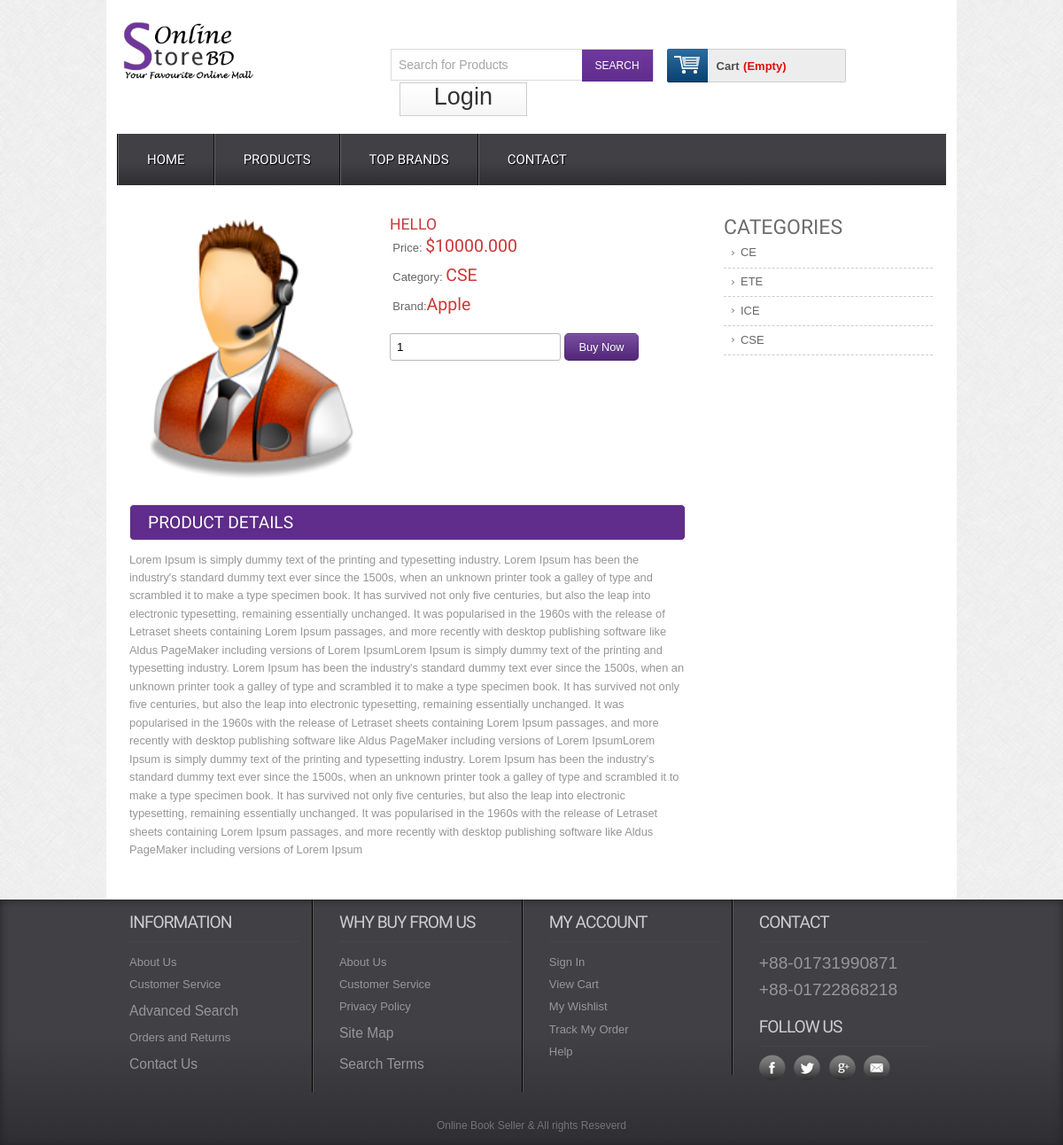
/preview.php?proid=21, run on the app's committed database.
### tables this page shows
CREATE TABLE `tbl_product` (
  `productId` int(11) NOT NULL,
  `productName` varchar(255) NOT NULL,
  `catId` int(11) NOT NULL,
  `brandId` int(11) NOT NULL,
  `body` text NOT NULL,
  `price` float(10,3) NOT NULL,
  `image` varchar(255) NOT NULL,
  `type` tinyint(4) NOT NULL DEFAULT '0'
);

CREATE TABLE `tbl_category` (
  `catId` int(11) NOT NULL,
  `catName` varchar(255) NOT NULL
);

CREATE TABLE `tbl_brand` (
  `brandId` int(11) NOT NULL,
  `brandName` varchar(255) NOT NULL
);

### classes/cart.php (called while the page is built, shortened)
<?php
	$filepath = realpath(dirname(__FILE__));
	include_once ($filepath.'/../lib/database.php');
?>
<?php
	class Cart{
		private $db;
		public function __construct()
		{
			$this->db = new Database();
		}
		public function chCarkTable(){
			$sId = session_id();
			$query = "select * from tbl_cart where sId= '$sId'";
			$result = $this->db->select($query);
			return $result;
		}
	}
?>

### lib/database.php (called while the page is built, shortened)
<?php
Class Database{
   public $host   = DB_HOST;
   public $user   = DB_USER;
   public $pass   = DB_PASS;
   public $dbname = DB_NAME;
   public $link;
private function connectDB(){
     $this->link = new mysqli($this->host, $this->user, $this->pass, $this->dbname);
 }
public function select($query){
      $result = $this->link->query($query) or die($this->link->error.__LINE__);
      if($result->num_rows > 0){
        return $result;
      } else {
        return false;
      }
 }
}

### lib/session.php (called while the page is built, shortened)
<?php
class Session{
 public static function get($key){
      if (isset($_SESSION[$key])) {
       return $_SESSION[$key];
      } else {
       return false;
      }
 }
}
?>

### classes/product.php (called while the page is built, shortened)
<?php
	$filepath = realpath(dirname(__FILE__));
	include_once ($filepath.'/../lib/database.php');
?>
<?php
	class Product
	{
		private $db;
		public function __construct()
		{
			$this->db = new Database();
		}
		public function getSingleProduct($id){
			$query = "SELECT p.*, c.catName, b.brandName
					FROM tbl_product as p, tbl_category as c, tbl_brand as b
					WHERE p.catId = c.catId AND p.brandId = b.brandId AND p.productId= '$id'";
			$result = $this->db->select($query);
			return $result;
		}
	}
?>

### classes/category.php (called while the page is built, shortened)
<?php
	$filepath = realpath(dirname(__FILE__));
	include_once ($filepath.'/../lib/database.php');
?>
<?php
	class Category
	{
		private $db;
		public function __construct()
		{
			$this->db = new Database();
		}
		public function getAllCat(){
			$query = "select * from tbl_category order by catId desc";
			$result = $result = $this->db->select($query);
			return $result;
		}
	}
?>

### preview.php (the view, shortened to what this page needs)
<?php include 'inc/header.php'; ?>
<?php
    if (!isset($_GET['proid']) || $_GET['proid'] == NULL) {
        echo "<script>window.location = '404.php'; </script>";
    } else{
        $id=preg_replace('/[^-a-zA-Z0-9_]/', '' , $_GET['proid']);
    }
?>
 <div class="main">
    <div class="content">
    	<div class="section group">
				<div class="cont-desc span_1_of_2">
				<?php
					$getPd = $pd->getSingleProduct($id);
					if ($getPd) {
						while ($result = $getPd->fetch_assoc()) {
				?>
					<div class="grid images_3_of_2">
						<img src="admin/<?php echo $result['image']; ?>" alt="" />
					</div>
				<div class="desc span_3_of_2">
					<h2><?php echo $result['productName'];?> </h2>
					<div class="price">
						<p>Price: <span>$<?php echo $result['price'];?></span></p>
						<p>Category: <span><?php echo $result['catName'];?></span></p>
						<p>Brand:<span><?php echo $result['brandName'];?></span></p>
					</div>
				<div class="add-cart">
					<form action="" method="post">
						<input type="number" class="buyfield" name="quqntity" value="1"/>
						<input type="submit" class="buysubmit" name="submit" value="Buy Now"/>
					</form>
				</div>
			</div>
			<div class="product-desc">
			<h2>Product Details</h2>
			<p><?php echo $result['body'];?></p>
	    </div>
		<?php } } ?>
	</div>
				<div class="rightsidebar span_3_of_1">
					<h2>CATEGORIES</h2>
					<ul>
					<?php
						$getCat = $cat->getAllCat();
						if ($getCat) {
							while ($result = $getCat->fetch_assoc()) {
					?>
				      <li><a href="productbycat.php?catId=<?php echo $result['catId'] ?>"><?php echo $result['catName'] ?></a></li>
				    <?php } }?>
    				</ul>
 				</div>
 		</div>
 	</div>
	</div>
 <?php include 'inc/footer.php'; ?>

### inc/header.php (shortened to what this page needs)
<?php
    include 'lib/session.php';
    include 'lib/database.php';
	$pd = new Product();
	$ct = new Cart();
	$cat = new Category();
?>
<!DOCTYPE HTML>
<head>
<link href="css/style.css" rel="stylesheet" type="text/css" media="all"/>
<link href="css/menu.css" rel="stylesheet" type="text/css" media="all"/>
</head>
<body>
  <div class="wrap">
		<div class="header_top">
			<div class="logo">
				<a href="index.php"><img class="hlogo" src="images/logo2.png" alt="" /></a>
			</div>
			  <div class="header_top_right">
			    <div class="search_box">
				    <form>
				    	<input type="text" value="Search for Products" onfocus="this.value = '';" onblur="if (this.value == '') {this.value = 'Search for Products';}"><input type="submit" value="SEARCH">
				    </form>
			    </div>
			    <div class="shopping_cart">
					<div class="cart">
						<a href="#" title="View my shopping cart" rel="nofollow">
								<span class="cart_title">Cart</span>
								<span class="no_product">
								<?php
									$getData = $ct->chCarkTable();
									if ($getData) {
										$totalPrice = Session::get("totalPrice");
										echo "Tk. ".$totalPrice;
									}else{
										echo "(Empty)";
									}
								?>
								</span>
							</a>
						</div>
			      </div>
		   <div class="login">
			<?php
    			$login  =Session::get("cusLogin");
    			if ($login == false) {?>
        			<a href="login.php">Login</a>
   			<?php } else{ ?>
   					<a href="?cId=<?php Session::get("cusId");?>">Logout</a>
  			<?php }?>
		   </div>
	 </div>
 </div>
<div class="menu">
	<ul id="dc_mega-menu-orange" class="dc_mm-orange">
	  <li><a href="index.php">Home</a></li>
	  <li><a href="products.php">Products</a> </li>
	  <li><a href="topbrands.php">Top Brands</a></li>
	  <li><a href="contact.php">Contact</a> </li>
	</ul>
</div>

### inc/footer.php (shortened to what this page needs)
</div>
   <div class="footer">
   	  <div class="wrapper">
	     <div class="section group">
				<div class="col_1_of_4 span_1_of_4">
						<h4>Information</h4>
						<ul>
						<li><a href="#">About Us</a></li>
						<li><a href="#">Customer Service</a></li>
						<li><a href="#"><span>Advanced Search</span></a></li>
						<li><a href="#">Orders and Returns</a></li>
						<li><a href="#"><span>Contact Us</span></a></li>
						</ul>
					</div>
				<div class="col_1_of_4 span_1_of_4">
					<h4>Why buy from us</h4>
						<ul>
						<li><a href="about.php">About Us</a></li>
						<li><a href="faq.php">Customer Service</a></li>
						<li><a href="#">Privacy Policy</a></li>
						<li><a href="contact.php"><span>Site Map</span></a></li>
						<li><a href="preview.php"><span>Search Terms</span></a></li>
						</ul>
				</div>
				<div class="col_1_of_4 span_1_of_4">
					<h4>My account</h4>
						<ul>
							<li><a href="contact.php">Sign In</a></li>
							<li><a href="index.php">View Cart</a></li>
							<li><a href="#">My Wishlist</a></li>
							<li><a href="#">Track My Order</a></li>
							<li><a href="faq.php">Help</a></li>
						</ul>
				</div>
				<div class="col_1_of_4 span_1_of_4">
					<h4>Contact</h4>
						<ul>
							<li><span>+88-01731990871</span></li>
							<li><span>+88-01722868218</span></li>
						</ul>
						<div class="social-icons">
							<h4>Follow Us</h4>
					   		  <ul>
							      <li class="facebook"><a href="#" target="_blank"> </a></li>
							      <li class="twitter"><a href="#" target="_blank"> </a></li>
							      <li class="googleplus"><a href="#" target="_blank"> </a></li>
							      <li class="contact"><a href="#" target="_blank"> </a></li>
						     </ul>
   	 					</div>
				</div>
			</div>
			<div class="copy_right">
				<p>Online Book Seller &amp; All rights Reseverd </p>
		   </div>
     </div>
    </div>
    <link href="css/flexslider.css" rel='stylesheet' type='text/css' />
</body>
</html>

### css/menu.css (style rules this page uses)
ul.dc_mm-orange,ul.dc_mm-orange li { border:none; list-style:none; }
ul.dc_mm-orange { background: #414045; background: -moz-linear-gradient(top, #414045 55%, #2f2e33 100%); background: -webkit-gradient(linear, left top, left bottom, color-stop(55%,#414045), color-stop(100%,#2f2e33)); background: -webkit-linear-gradient(top, #414045 55%,#2f2e33 100%); background: -o-linear-gradient(top, #414045 55%,#2f2e33 100%); background: -ms-linear-gradient(top, #414045 55%,#2f2e33 100%); background: linear-gradient(to bottom, #414045 55%,#2f2e33 100%); filter: progid:DXImageTransform.Microsoft.gradient( startColorstr='#414045', endColorstr='#2f2e33',GradientType=0 ); font:normal 13px Arial,sans-serif; padding:0; position:relative; width:100%; }
ul.dc_mm-orange li { float:left; margin:0; padding:0; }
ul.dc_mm-orange li a { color:#fff; display:block; float:left; font-size:15px; padding:20px 32px; text-decoration:none; text-shadow:1px 1px 1px #000; text-transform:uppercase; font-family:'Doppio One', sans-serif; border-left:2px groove #636363; }

### data on the page
tbl_product: image (picture), productName "HELLO", price "10000.000", catId.catName "CSE", brandId.brandName "Apple", body "Lorem Ipsum is simply dummy text of the printing and typesetting industry. Lorem Ipsum has been the industry's standard dummy text ever since the 1500s, when an unknown printer took a galley of type and scrambled it to make a type specimen book. It has survived not only five centuries, but also the leap into electronic typesetting, remaining essentially unchanged. It was popularised in the 1960s with the release of Letraset sheets containing Lorem Ipsum passages, and more recently with desktop publishing software like Aldus PageMaker including versions of Lorem Ipsum Lorem Ipsum is simply dummy text of the printing and typesetting industry. Lorem Ipsum has been the industry's standard dummy…"
tbl_category: catName "CE"
tbl_category: catName "ETE"
tbl_category: catName "ICE"
tbl_category: catName "CSE"
